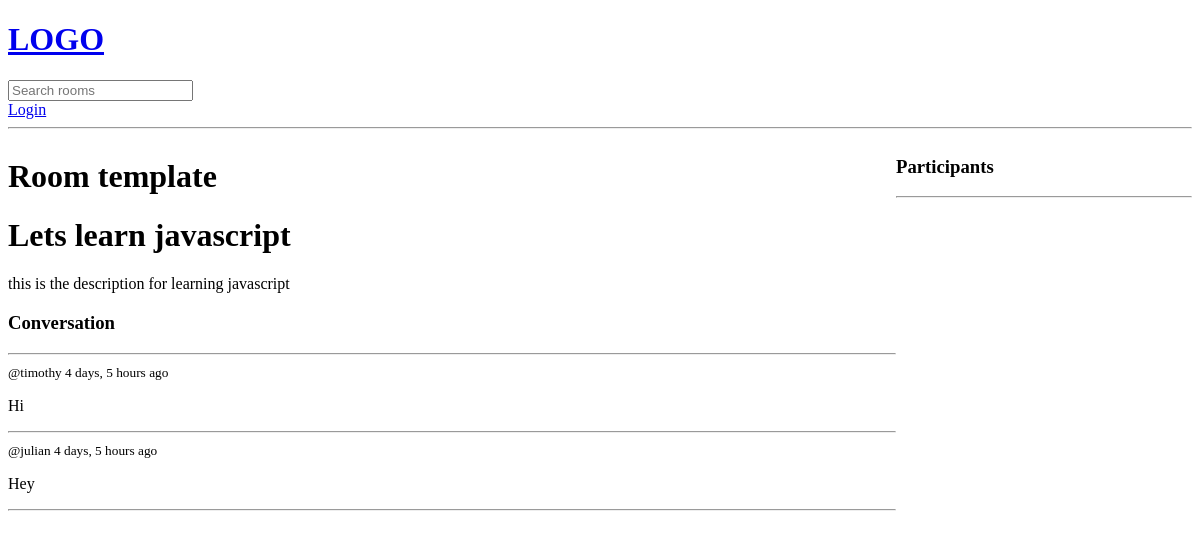
The page /room/1/ on the database as committed earlier.
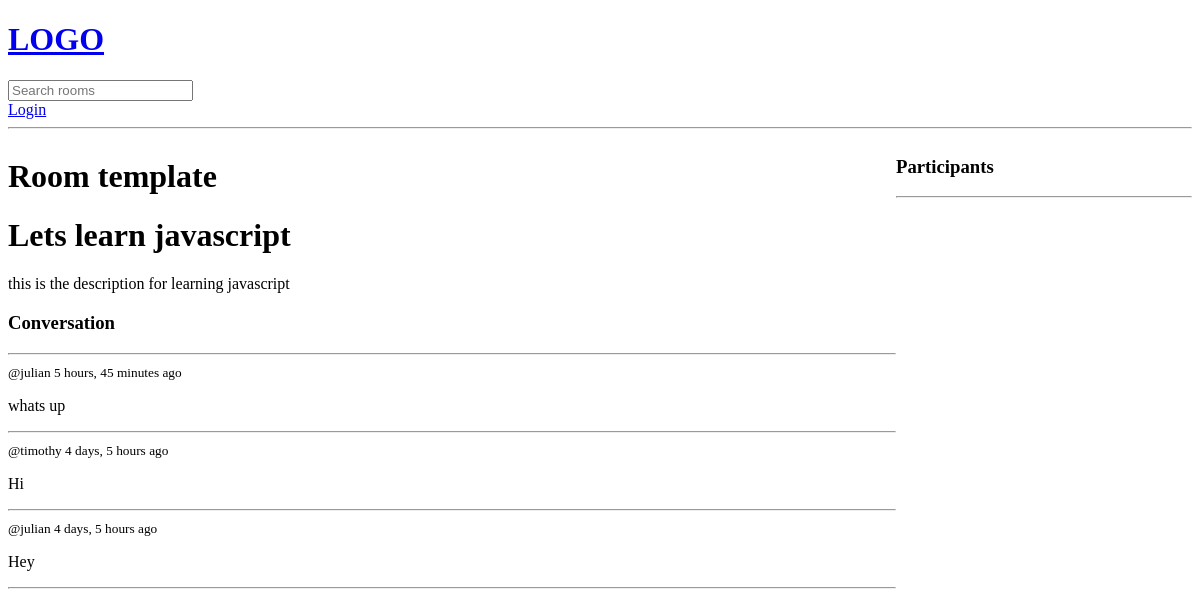
The same page on the database as committed later.
### base/models.py (models this page shows, shortened)
class Message(models.Model):
        user= models.ForeignKey(User, on_delete=models.CASCADE)
        room = models.ForeignKey(Room, on_delete=models.CASCADE) #if there is an error check here the Room throws an error if not ''
        body =models.TextField()
        updated =models.DateTimeField(auto_now=True)
        created = models.DateTimeField(auto_now_add=True)

### base/views.py (the view, shortened to what this page needs)
# urls.py: path('room/<str:pk>/',views.room, name='room'),
def room(request, pk):
    room = Room.objects.get(id =pk)
    room_messages = room.message_set.all().order_by('-created')
    participants = room.participants.all()
    context ={'room': room, 'room_messages':room_messages, 'participants': participants}
    return render(request, 'base/room.html', context)

### base/templates/base/room.html (shortened to what this page needs)
 {% extends 'main.html' %}
{%block content%}
<div class="room-container">
    <div>
        <h1>Room template</h1>
        <h1>{{room.name}}</h1>
        <p>{{room.description}}</p>
        <div class="'comment-wrapper">
        <h3>Conversation</h3>
        <hr>
        {%for message in room_messages%}
        <div>
            <small>@{{message.user}}  {{message.created| timesince}} ago </small>
            <p>{{message.body}}</p>
            <hr>
        </div>
        {% endfor%}
        </div>
    </div>
    <div>
        <h3>Participants</h3>
        <hr>
    </div>
</div>
 {%endblock%}

Rows that differ between the two databases and show on the page:
added Message: user "julian", created "5 hours, 45 minutes", body "whats up"
